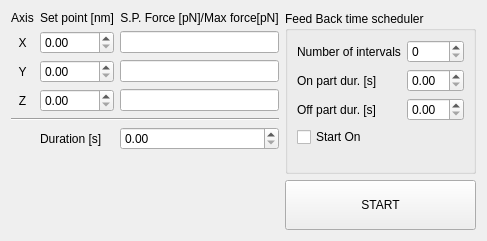
          <widget class="QWidget" name="stdExpPage">
           <attribute name="title">
            <string>Standard experiment</string>
           </attribute>
           <layout class="QHBoxLayout" name="stdExpHor" stretch="3,2">
            <item>
             <layout class="QGridLayout" name="stdExpConfigGrid" rowstretch="1,1,1,1,1,0,0,0" columnstretch="1,2,2">
              <item row="5" column="2">
               <widget class="QDoubleSpinBox" name="stdExpDurNumDbl"/>
              </item>
              <item row="4" column="0" colspan="3">
               <widget class="Line" name="line">
                <property name="orientation">
                 <enum>Qt::Horizontal</enum>
                </property>
               </widget>
              </item>
              <item row="1" column="0">
               <widget class="QLabel" name="stdExpXLab">
                <property name="font">
                 <font>
                  <underline>false</underline>
                 </font>
                </property>
                <property name="text">
                 <string>X</string>
                </property>
                <property name="alignment">
                 <set>Qt::AlignCenter</set>
                </property>
               </widget>
              </item>
              <item row="0" column="1">
               <widget class="QLabel" name="stdExpSetPointLab">
                <property name="text">
                 <string>Set point [nm]</string>
                </property>
                <property name="alignment">
                 <set>Qt::AlignCenter</set>
                </property>
               </widget>
              </item>
              <item row="1" column="1">
               <widget class="QDoubleSpinBox" name="stdExpXSetPntNumDbl"/>
              </item>
              <item row="0" column="0">
               <widget class="QLabel" name="stdExpAxisLab">
                <property name="text">
                 <string>Axis</string>
                </property>
                <property name="alignment">
                 <set>Qt::AlignCenter</set>
                </property>
               </widget>
              </item>
              <item row="3" column="1">
               <widget class="QDoubleSpinBox" name="stdExpZSetPntNumDbl"/>
              </item>
              <item row="3" column="0">
               <widget class="QLabel" name="stdExpZLab">
                <property name="text">
                 <string>Z</string>
                </property>
                <property name="alignment">
                 <set>Qt::AlignCenter</set>
                </property>
               </widget>
              </item>
              <item row="2" column="2">
               <widget class="QLineEdit" name="stdExpYEqForceVsMaxLine">
                <property name="readOnly">
                 <bool>true</bool>
                </property>
               </widget>
              </item>
              <item row="1" column="2">
               <widget class="QLineEdit" name="stdExpXEqForceVsMaxLine">
                <property name="readOnly">
                 <bool>true</bool>
                </property>
               </widget>
              </item>
              <item row="2" column="1">
               <widget class="QDoubleSpinBox" name="stdExpYSetPntNumDbl"/>
              </item>
              <item row="0" column="2">
               <widget class="QLabel" name="stdExpEqForceVsMaxLab">
                <property name="text">
                 <string>S.P. Force [pN]/Max force[pN]</string>
                </property>
                <property name="alignment">
                 <set>Qt::AlignCenter</set>
                </property>
               </widget>
              </item>
              <item row="2" column="0">
               <widget class="QLabel" name="stdExpYLab">
                <property name="text">
                 <string>Y</string>
                </property>
                <property name="alignment">
                 <set>Qt::AlignCenter</set>
                </property>
               </widget>
              </item>
              <item row="3" column="2">
               <widget class="QLineEdit" name="stdExpZEqForceVsMaxLine">
                <property name="readOnly">
                 <bool>true</bool>
                </property>
               </widget>
              </item>
              <item row="5" column="1">
               <widget class="QLabel" name="stdExpDurLab">
                <property name="text">
                 <string>Duration [s]</string>
                </property>
               </widget>
              </item>
              <item row="6" column="1">
               <spacer name="verticalSpacer_6">
                <property name="orientation">
                 <enum>Qt::Vertical</enum>
                </property>
                <property name="sizeHint" stdset="0">
                 <size>
                  <width>20</width>
                  <height>40</height>
                 </size>
                </property>
               </spacer>
              </item>
              <item row="7" column="1">
               <spacer name="verticalSpacer_7">
                <property name="orientation">
                 <enum>Qt::Vertical</enum>
                </property>
                <property name="sizeHint" stdset="0">
                 <size>
                  <width>20</width>
                  <height>40</height>
                 </size>
                </property>
               </spacer>
              </item>
             </layout>
            </item>
            <item>
             <layout class="QVBoxLayout" name="fbSchedVert" stretch="1,1">
              <item>
               <widget class="QGroupBox" name="fbSchedBox">
                <property name="title">
                 <string>Feed Back time scheduler</string>
                </property>
                <layout class="QFormLayout" name="formLayout_12">
                 <property name="fieldGrowthPolicy">
                  <enum>QFormLayout::AllNonFixedFieldsGrow</enum>
                 </property>
                 <item row="0" column="0">
                  <widget class="QLabel" name="fbSchedNumIntLab">
                   <property name="text">
                    <string>Number of intervals</string>
                   </property>
                  </widget>
                 </item>
                 <item row="0" column="1">
                  <widget class="QSpinBox" name="fbSchedNumIntNum"/>
                 </item>
                 <item row="1" column="0">
                  <widget class="QLabel" name="fbSchedOnDurLab">
                   <property name="text">
                    <string>On part dur. [s]</string>
                   </property>
                  </widget>
                 </item>
                 <item row="1" column="1">
                  <widget class="QDoubleSpinBox" name="fbSchedOnDurNumDbl"/>
                 </item>
                 <item row="2" column="0">
                  <widget class="QLabel" name="fbSchedOffDurLab">
                   <property name="text">
                    <string>Off part dur. [s]</string>
                   </property>
                  </widget>
                 </item>
                 <item row="2" column="1">
                  <widget class="QDoubleSpinBox" name="fbSchedOffDurNumDbl"/>
                 </item>
                 <item row="3" column="0">
                  <widget class="QCheckBox" name="fbSchedStartOnCheck">
                   <property name="text">
                    <string>Start On</string>
                   </property>
                   <property name="tristate">
                    <bool>false</bool>
                   </property>
                  </widget>
                 </item>
                </layout>
               </widget>
              </item>
              <item>
               <widget class="QPushButton" name="stdExpStartBtn">
                <property name="sizePolicy">
                 <sizepolicy hsizetype="Minimum" vsizetype="Maximum">
                  <horstretch>0</horstretch>
                  <verstretch>0</verstretch>
                 </sizepolicy>
                </property>
                <property name="minimumSize">
                 <size>
                  <width>0</width>
                  <height>50</height>
                 </size>
                </property>
                <property name="maximumSize">
                 <size>
                  <width>16777215</width>
                  <height>50</height>
                 </size>
                </property>
                <property name="text">
                 <string>START</string>
                </property>
               </widget>
              </item>
             </layout>
            </item>
           </layout>
          </widget>
